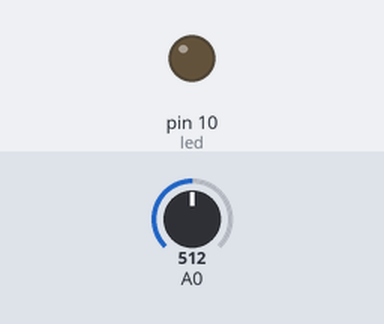
Recording of a sketch running on a simulated Arduino Uno, built with avr-gcc and run on an emulated ATmega328P. Parts: output pins drawn as LEDs (lit = HIGH). Inputs (shaded band) come from the test bench; at power-on: A0 = 512.

Above: at 1.2 s.
1.3 s: A0 set to 179
2.8 s: A0 set to 155
At 3.5 s:
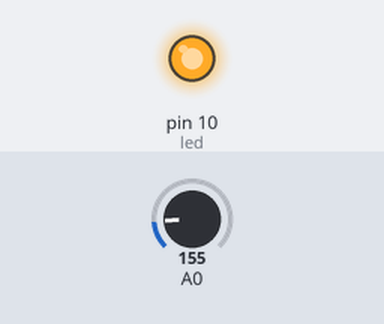
4.3 s: A0 set to 306
At 4.6 s:
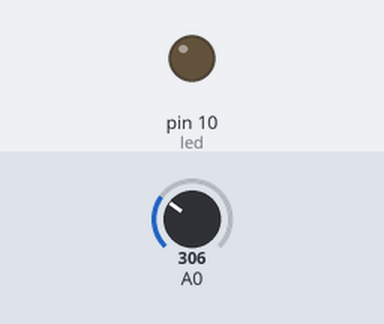
5.8 s: A0 set to 122
At 7.0 s:
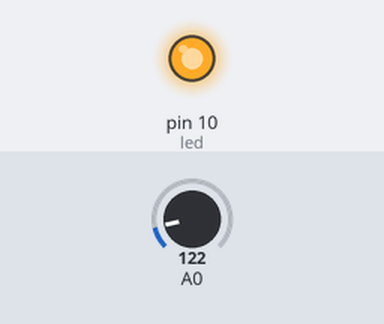
Timing chart, 0 to 8.3 s (numbered marks = the images above; inputs shaded):
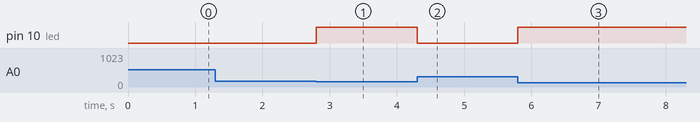

Measured:
- the behaviour switches between 171 and 170 on A0 (found by bisection; images 0 and 1)
- after the input at 1.3 s, every drawn part: stays the same
- after the input at 2.8 s, pin 10 (led): LOW → HIGH at once
- after the input at 4.3 s, pin 10 (led): HIGH → LOW at once
- after the input at 5.8 s, pin 10 (led): LOW → HIGH at once

The sketch:

Led_by_sensor.ino
```cpp
int led = 10;
int lx = 170;
void setup(){
  pinMode(led,OUTPUT);
}
void loop(){
  if (analogRead(A0)>lx){digitalWrite(led,LOW);}
  else {digitalWrite(led,HIGH);}
}
```
